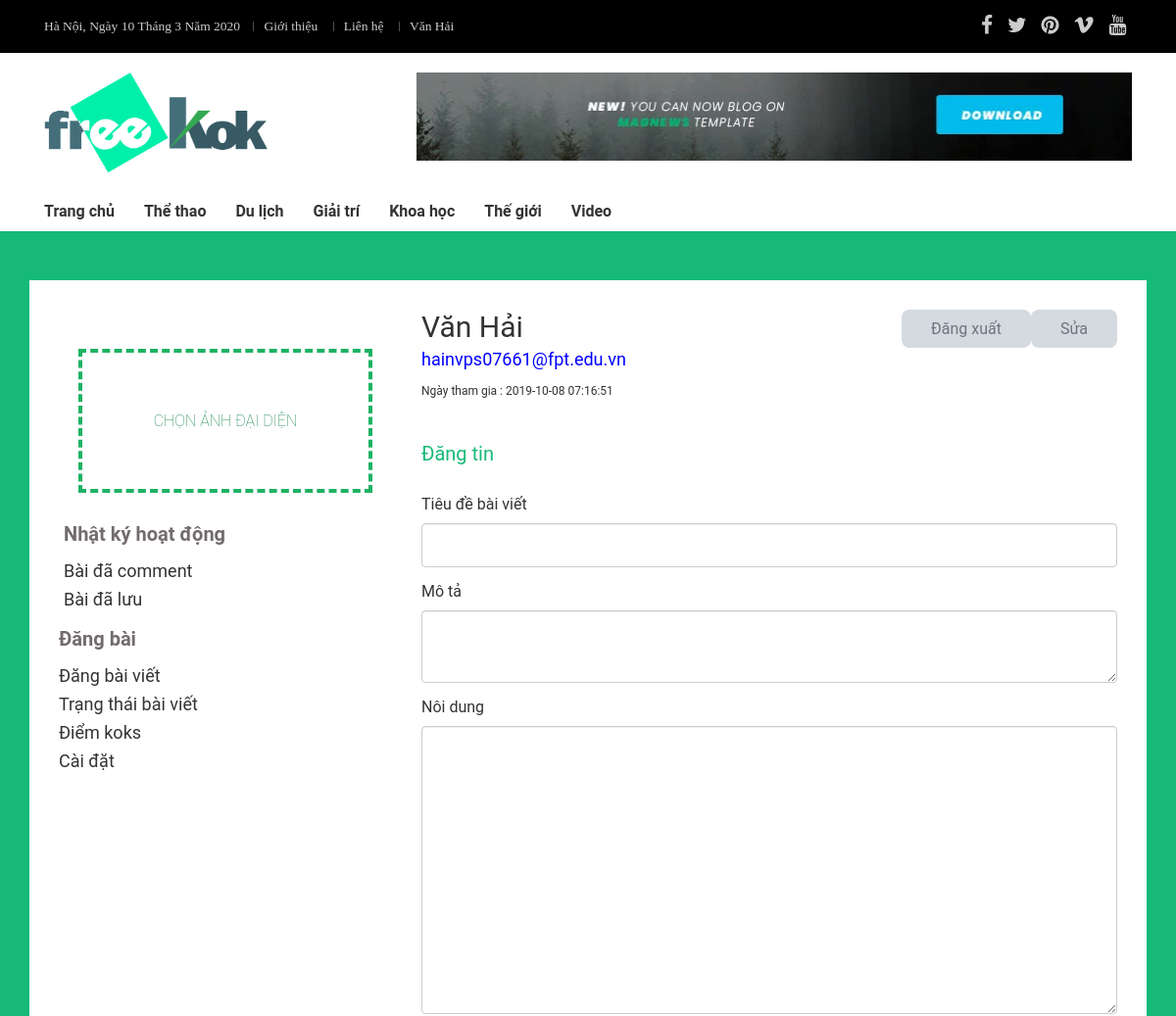
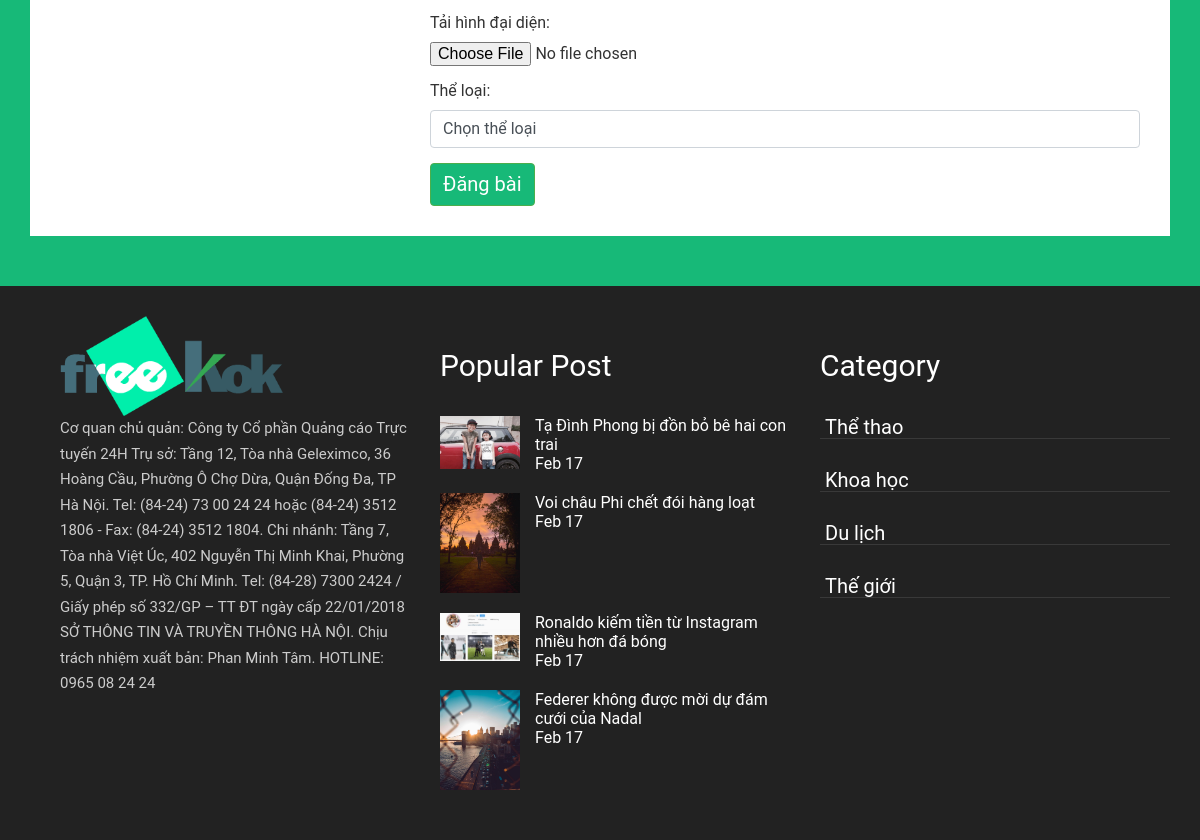
The page /ca-nhan (signed in) on the database its author committed (2 pictures, top to bottom).
### tables this page shows
CREATE TABLE `theloai` (
  `id` int(11) NOT NULL,
  `tentl` varchar(200) NOT NULL,
  `tentl_ko` varchar(200) NOT NULL,
  `menu` tinyint(4) NOT NULL DEFAULT 0 COMMENT '0: không hiển thị ở thanh menu, 1:hiển thị',
  `home` tinyint(4) NOT NULL DEFAULT 0 COMMENT '0: không hiển thị ở trang chủ, 1:hiển thị',
  `title_seo` varchar(225) NOT NULL,
  `desc_seo` text NOT NULL,
  `key_seo` longtext NOT NULL,
  `deleted` tinyint(4) NOT NULL DEFAULT 0 COMMENT '0: chưa xóa, 1: đã xóa'
);

CREATE TABLE `nguoidung` (
  `token` varchar(200) NOT NULL,
  `id` int(11) NOT NULL,
  `ten` varchar(225) NOT NULL,
  `ten_ko` varchar(200) NOT NULL,
  `avatar` varchar(200) NOT NULL,
  `mail` varchar(225) NOT NULL,
  `sdt` varchar(20) NOT NULL,
  `mat_khau` varchar(20) NOT NULL,
  `ngay_tao` timestamp NOT NULL DEFAULT current_timestamp(),
  `trang_thai` tinyint(4) NOT NULL DEFAULT 0 COMMENT '0:đọc giả, 1:kiểm duyệt, 2:quản lý',
  `deleted` tinyint(4) NOT NULL DEFAULT 0
);

### model/DBConnect.php (called while the page is built, shortened)
<?php
class DBConnect{
  private $conn = null;
  private $stsm = null;
  function __construct($dbname='cuacuon',$username='root',$password=''){
    $dsn = "mysql:dbname=$dbname;host=localhost";
    try{
      $this->conn = new PDO($dsn,$username,$password);
      $this->conn->exec('SET NAMES utf8');
    }
    catch(PDOException $e){
      echo $e->getMessage();
      die;
    }
  }
  function executeQuery($sql,$options=[]){
    $this->stsm = $this->conn->prepare($sql);
    return $this->stsm->execute();
  }
  function getMoreRows($sql){
    $check = $this->executeQuery($sql);
    if($check){
      return $this->stsm->fetchAll(PDO::FETCH_OBJ);
    }
    return false;
  }
  function getOneRow($sql){
    $check = $this->executeQuery($sql);
    if($check){
      return $this->stsm->fetch(PDO::FETCH_OBJ);
    }
    return false;
  }
}
?>

### model/newsModel.php (called while the page is built, shortened)
<?php require_once "DBConnect.php";
class newsModel extends DBConnect{
	function selectT(){
		$sql = "SELECT *
				FROM theloai
				WHERE menu = 1
		";
		return $this->getMoreRows($sql);
	}
	function getProfile($token){
		$sql = "SELECT *
				FROM nguoidung
				WHERE token = '$token'
		";
		return $this->getOneRow($sql);
	}
}
?>

### controller/newsController.php (called while the page is built, shortened)
<?php
require_once "model/newsModel.php";
class newsController{
	public function profile(){
		$model = new newsModel;
		if($_SESSION['tokenid']){
			$token = $_SESSION['tokenid'];
			$pro = $model->getProfile($token);
		}
		return array(
			'pro' => $pro,
		);
	}
}
?>

### profile.php (the view, shortened to what this page needs)
<?php
require_once "view/header.php";
require_once "controller/newsController.php";
$ctrl = new newsController;
$data = $ctrl->profile();
$pro = $data['pro'];
?>
<!DOCTYPE html>
<html lang="en">
<head>
    <link rel="stylesheet" type="text/css" href="public/template/css/bootstrap.min.css">
    <link rel="stylesheet" type="text/css" href="public/template/fonts/font-awesome-4.7/css/font-awesome.min.css">
    <link rel="stylesheet" type="text/css" href="public/template/css/slick.css">
    <link rel="stylesheet" type="text/css" href="public/template/css/style.css">
    <link rel="stylesheet" type="text/css" href="public/template/css/animate.min.css" <link rel="stylesheet" type="text/css"
        href="public/template/css/responsive.css">
</head>
<?php require_once "view/header.php"; ?>
	<main>
		<div class="all-proview">
			<div class="container-fluid">
				<div class="container">
					<div class="proview-bg">
						<div class="row">
							<?php require_once "profile/view/sidebar.php"; ?>
							<div class="col-md-8 col-sm-12">
								<div class="right-proview">
									<div class="txt-proview">
										<a href="?act=chinhsua">Sửa</a>
										<a href="logout.php">Đăng xuất</a>
										<h1><?=$pro->ten?></h1>
										<h2><?=$pro->mail?></h2>
										<h3>Ngày tham gia : <?=$pro->ngay_tao?></h3>
									</div>
									<?php
										if(isset($_GET['act'])){
											$act = $_GET['act'];
										}
										else{
											$act = '';
										}
										switch ($act) {
											default:
												require_once "profile/view/dangbai.php";
												break;
										}
									?>
								</div>
							</div>
						</div>
					</div>
				</div>
			</div>
		</div>
	</main>
<?php require_once "view/footer.php"; ?>

### view/header.php (shortened to what this page needs)
<?php
require_once "model/newsModel.php";
$model = new newsModel;
$type = $model->selectT();
?>
<body>
	<header id="header">
		<div class="hd-top">
			<div class="container-fluid">
				<div class="container">
					<div class="all-top">
						<div class="col-lg-8 col-md-8 col-sm-12 col-xs-12">
							<div class="left-top">
								<span class="days-time">
								Hà Nội,
								<?php
		                            $date = getdate();
		                            echo "  Ngày ".$date['mday']." Tháng ".$date['mon']." Năm ".$date['year'];
		                        ?>
                       			 </span>
								<a class="left-li" href="trang-chu">Giới thiệu</a>
								<a class="left-li" href="trang-chu">Liên hệ</a>
								<?php if(isset($_SESSION['tokenid'])): ?>
								<a class="left-li"  href="ca-nhan"><?=$_SESSION['nameu']?></a>
								<?php else: ?>
								<a class="left-li" id="dangnhap" href="dang-nhap">Đăng nhập</a>
								<a class="left-li" id="dangky" href="dang-ky">Đăng ký tài khoản</a>
								<?php endif ?>
							</div>
						</div>
						<div class="col-lg-4 col-md-4 col-sm-12 col-xs-12">
							<div class="right-top">
								<a class="icon-right" href="trang-chu"><i class="fa fa-facebook" aria-hidden="true"></i></a>
								<a class="icon-right" href="trang-chu"><i class="fa fa-twitter" aria-hidden="true"></i></a>
								<a class="icon-right" href="trang-chu"><i class="fa fa-pinterest" aria-hidden="true"></i></a>
								<a class="icon-right" href="trang-chu"><i class="fa fa-vimeo" aria-hidden="true"></i></a>
								<a class="icon-right" href="trang-chu"><i class="fa fa-youtube" aria-hidden="true"></i></a>
							</div>
						</div>
					</div>
				</div>
			</div>
		</div>
		<div class="logo-banner">
			<div class="container">
				<div class="col-lg-4 col-md-4 col-xs-4 col-sm-4">
					<div class="logo">
						<a href="trang-chu">
							<img src="public/template/img/logo.png">
						</a>
					</div>
				</div>
				<div class="col-lg-8 col-md-8 col-sm-8 col-xs-8">
					<div class="banner">
						<a href="trang-chu">
							<img src="public/template/img/banner-01.png">
						</a>
					</div>
				</div>
			</div>
		</div>
		<div class="container">
			<div class="menu">
				<nav class="nav-wrap" id="main-nav">
					<ul class="nav-ul">
						<li><a href="trang-chu">Trang chủ</a>
						</li>
						<?php foreach($type as $t): ?>
						<li><a href="<?=$t->tentl_ko?>"><?=$t->tentl?></a>
						</li>
						<?php endforeach ?>
						<li class="dropdown "><a href="trang-chu">Video</a>
						</li>
					</ul>
				</nav>
			</div>
		</div>
	</header>

### public/template/css/style.css (style rules this page uses)
html,body,div,span,applet,object,iframe,h1,h2,h3,h4,h5,h6,p,blockquote,pre,a,abbr,acronym,address,big,cite,code,del,dfn,em,img,ins,kbd,q,s,samp,small,strike,strong,sub,sup,tt,var,b,u,i,center,dl,dt,dd,ol,ul,li,fieldset,form,label,legend,table,caption,tbody,tfoot,thead,tr,th,td,article,aside,canvas,details,embed,figure,figcaption,footer,header,hgroup,menu,nav,output,ruby,section,summary,time,mark,audio,video { margin: 0;padding: 0;border: 0;font-size: 100%;font: inherit;vertical-align: baseline; }
*,*:after,*:before { -webkit-box-sizing: border-box;-moz-box-sizing: border-box;box-sizing: border-box;padding: 0;margin: 0; }
article,aside,details,figcaption,figure,footer,header,hgroup,menu,nav,section { display: block; }
a { color: inherit; text-decoration: none }
.container-fluid { padding: 0; margin: 0; }
.hd-top { background-color: black; height: auto; color: white; }
.all-top { min-height: 50px; align-items: center; }
.left-top { display: inline-block; line-height: 20px; padding: 15px 0px; }
.left-top span.days-time { margin-right: 10px; font-size: 13.5px; color: #ccc; }
.left-top a.left-li { padding: 0px 10px; font-size: 13.5px; color: #ccc; line-height: 1.8; position: relative; transition: all 0.3s ease-in-out; padding-right: .7rem!important; padding-left: .7rem!important; }
.left-top a.left-li::before { content: ""; display: block; position: absolute; width: 1px; height: 10px; background-color: #fff; opacity: 0.3; left: 0; top: calc(50% - 5px); }
.right-top { float: right; line-height: 20px; padding: 15px 0px; }
.right-top a { padding: 0px 5.5px; font-size: 21px; color: #ccc; }
.logo-banner { padding: 20px 0px; }
.logo img { width: 65%; }
.banner img { width: 100%; height: 90px; }
.dropdown { position: relative }
.nav-ul { list-style: none; float: left }
.nav-ul > li { float: left }
.nav-ul > li > a { display: block; line-height: 20px; padding: 10px 15px; font-size: 16px; font-weight: bold; font-family: 'Roboto', sans-serif; }
#header { position: sticky; left: 0; top: 0; width: 100%; z-index: 999; background-color: #fff }
.all-proview { background-color: #17b978; padding: 50px 0px; font-family: 'Roboto', sans-serif; }
.proview-bg { background-color: #fff; padding: 30px 30px; }
.txt-proview a { float: right; font-weight: 20px; color: #6c757d; background-color: #d4dae0; padding: 10px 30px; border-radius: 8px; }
.txt-proview h1 { font-size: 30px; margin-bottom: 5px; }
.txt-proview h2 { font-size: 18px; color: blue; margin-bottom: 15px; }
.txt-proview h3 { font-size: 12px; }

### rows shown on the page
theloai: tentl "Thể thao"
theloai: tentl "Du lịch"
theloai: tentl "Giải trí"
theloai: tentl "Khoa học"
theloai: tentl "Thế giới"
nguoidung: ten "Văn Hải", mail "hainvps07661@fpt.edu.vn", ngay_tao "2019-10-08 07:16:51"

### other values the page prints
$date['mday'] "10"
$date['mon'] "3"
$date['year'] "2020"
$_SESSION['nameu'] "Văn Hải"
